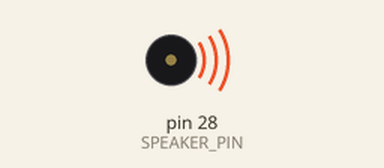
Bench run of a sketch on a simulated Arduino Mega 2560, built with avr-gcc and run on an emulated ATmega2560. Parts: buzzer (waves = sounding).

Above: at 1.1 s.
At 6.0 s:
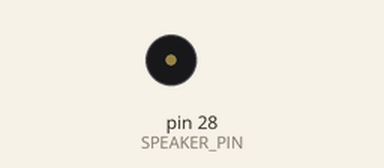
Timing chart, 0 to 7.5 s (numbered marks = the images above):
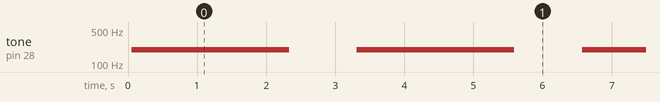

The sketch:

myOwnSerialOrgan.ino
```cpp
#define SPEAKER_PIN 28

uint32_t half_period_us;
uint32_t duration_us;

void playNote(uint32_t half_period_us, uint32_t duration_us) {
  uint32_t elapsed_us;
  uint32_t i;

  // one iteration per half-period
  for (elapsed_us = 0; elapsed_us < duration_us; elapsed_us += half_period_us) {
    for (i = 0; i < half_period_us; i++ ){
      _delay_us(1);
    }
    digitalWrite(SPEAKER_PIN, !digitalRead(SPEAKER_PIN));
  }
}

void setup() {
  pinMode(SPEAKER_PIN, OUTPUT);

  uint16_t frequency = 440;
  half_period_us = (int)((1000000.0/2.0) / frequency);
  // half_period_us = 1043;
  duration_us = 1000000;
}

void loop() {
  playNote(half_period_us, duration_us);
  delay(1000);
}
```

Measured:
- by itself, tone on pin 28 (SPEAKER_PIN): alternates 195 Hz for 2.3 s and silent for 0.98 s
